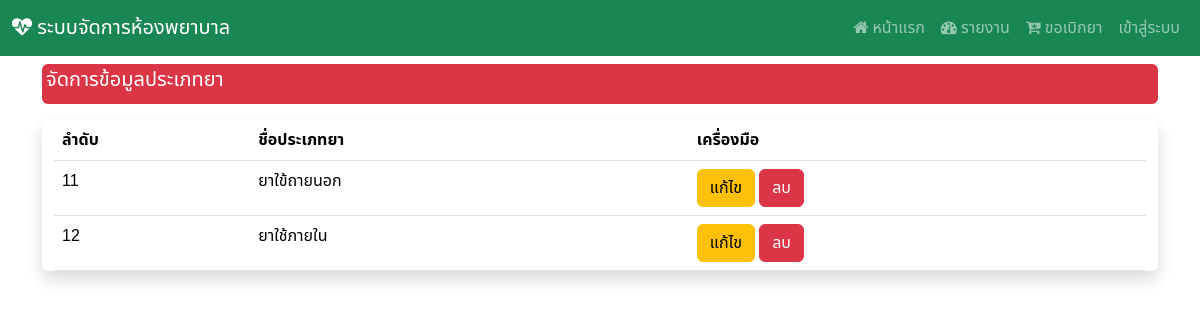
Screenshot of /manage_type with the database file from the repository.
### Hospital_app/models.py (models this page shows, shortened)
class d_type(models.Model):
    type_id = models.AutoField(primary_key=True)
    type_name = models.CharField(max_length=255)

### Hospital_app/views.py (the view)
# urls.py: path('manage_type',views.manage_type),
def manage_type(request):
    show_type = d_type.objects.all()
    context  = {"type" : show_type}
    return render(request,'manage_type.html',context)

### Hospital_app/templates/manage_type.html (shortened to what this page needs)
{% extends "base.html" %}
{% block content %}
<div class="mt-2 p-1 bg-danger text-white rounded">
    <h5>จัดการข้อมูลประเภทยา</h5>
</div>
<div class="container-fluid my-3 justify-content-center align-items-center shadow rounded">
    <table class="table table-responsive">
        <thead>
            <tr>
                <th>ลำดับ</th>
                <th>ชื่อประเภทยา</th>
                <th></th>
                <th>เครื่องมือ</th>
            </tr>
        </thead>
        <tbody>
            {% for i in type %}
            <tr>
                <td>{{ i.type_id }}</td>
                <td>{{ i.type_name }}</td>
                <td>{{ i.drug_exp }}</td>
                <td>
                <div class="col d-none d-sm-block">
                    <a href="editt/{{ i.type_id }}" class="btn btn-warning">แก้ไข</a>
                    <a href="delete_type/{{ i.type_id }}/" class="btn btn-danger" data-bs-toggle="modal" data-bs-target="#deleteConfirmationModal" onclick="setDeleteUrl('delete_type/{{ i.type_id }}/')">ลบ</a>
                </div>
                </td>
            </tr>
            {% endfor %}
        </tbody>
      </div>
</div>
{% endblock %}

### Hospital_app/templates/base.html (style rules this page uses)
body { font-family: "Noto Sans Thai", sans-serif; }

### rows the page displays
d_type: type_id "11", type_name "ยาใข้ถายนอก"
d_type: type_id "12", type_name "ยาใช้ภายใน"
